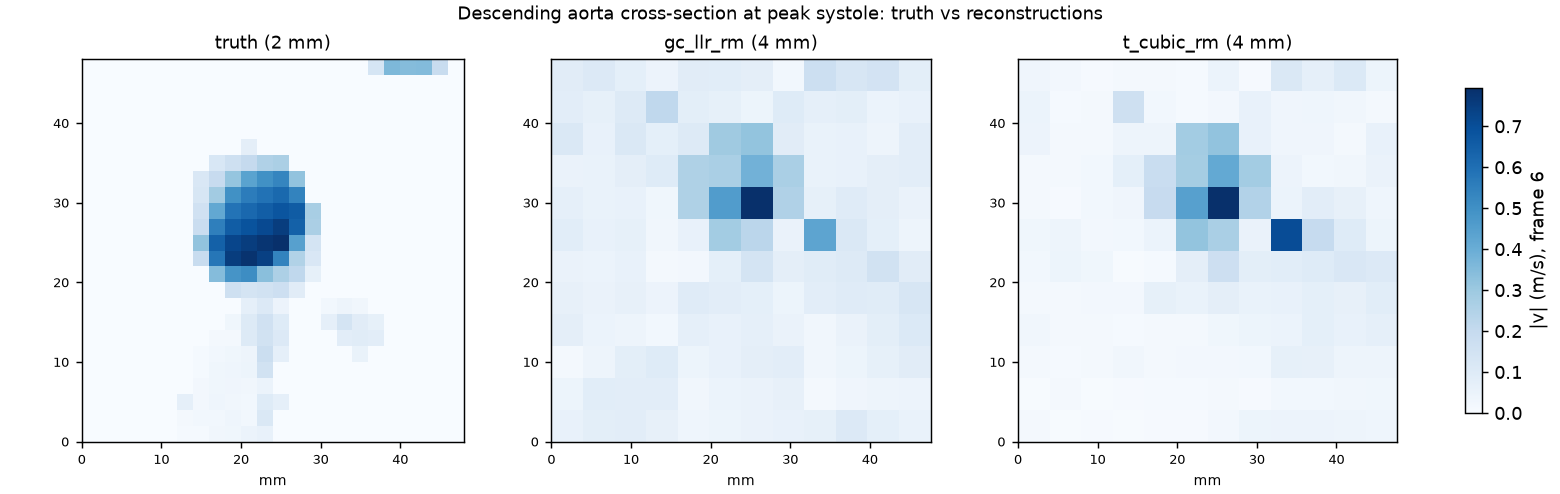

Reproduce this figure in Python.
"""The descending-aorta cross-section of truth_aorta_section.py in reconstructions (4 mm grid, gated runs): |v| at
peak systole (frame 6) for the truth, gc_llr_rm (binned, true ratemap) and t_cubic_rm (exact-time cubic)."""
import os, sys
import numpy as np
import matplotlib
matplotlib.use("Agg")
import matplotlib.pyplot as plt
sys.path.insert(0, "python/lib")
from hastycompute import store  # noqa: E402
S = "data/hasty/phantom/factory_arms/ph0001/sim_flow_10min/scan/"
R = "data/hasty/phantom/factory_arms/ph0001/precond_compare/"
O = "research/experiments/flow_figs/"
vt = np.asarray(store.load_any(S + "truth_vel_logical.hv"))
spt = np.linalg.norm(vt, axis=3)
fs, (i, j, kz) = 6, (124, 62, 15)
runs = ["gc_llr_rm", "t_cubic_rm"]
vel = {r: np.asarray(store.load_any(R + r + "/" + [f for f in os.listdir(R + r) if f.startswith("vel_")][0])) for r in runs}
dr = np.array(vel[runs[0]].shape[:3]); dn = np.array(spt.shape[:3]); vr = np.array([3.96875, 4.0, 3.8])
# native voxel (i, j, kz) → recon voxel (centred grids)
p = np.round((np.array([i, j, kz]) - dn // 2) * 2.0 / vr + dr // 2).astype(int)
w = 12
fig, ax = plt.subplots(1, 3, figsize=(12, 3.8), constrained_layout=True)
vm = float(spt[i - w:i + w, j - w:j + w, kz, fs].max())
r0 = ax[0].imshow(spt[i - w:i + w, j - w:j + w, kz, fs].T, origin="lower", cmap="Blues", vmin=0, vmax=vm, interpolation="nearest", extent=[0, 2 * w * 2.0, 0, 2 * w * 2.0])
ax[0].set_title("truth (2 mm)", fontsize=10)
wr = 6
for a, r in zip(ax[1:], runs):
    s = np.linalg.norm(vel[r][..., fs], axis=3)
    a.imshow(s[p[0] - wr:p[0] + wr, p[1] - wr:p[1] + wr, p[2]].T, origin="lower", cmap="Blues", vmin=0, vmax=vm, interpolation="nearest", extent=[0, 2 * wr * vr[0], 0, 2 * wr * vr[1]])
    a.set_title(f"{r} (4 mm)", fontsize=10)
for a in ax:
    a.set_xlabel("mm", fontsize=8)
    a.tick_params(labelsize=7)
fig.colorbar(r0, ax=ax, shrink=0.85, label="|v| (m/s), frame 6")
fig.suptitle("Descending aorta cross-section at peak systole: truth vs reconstructions", fontsize=10)
fig.savefig(O + "recon_aorta_section.png", dpi=130)
print("recon voxel", p)
